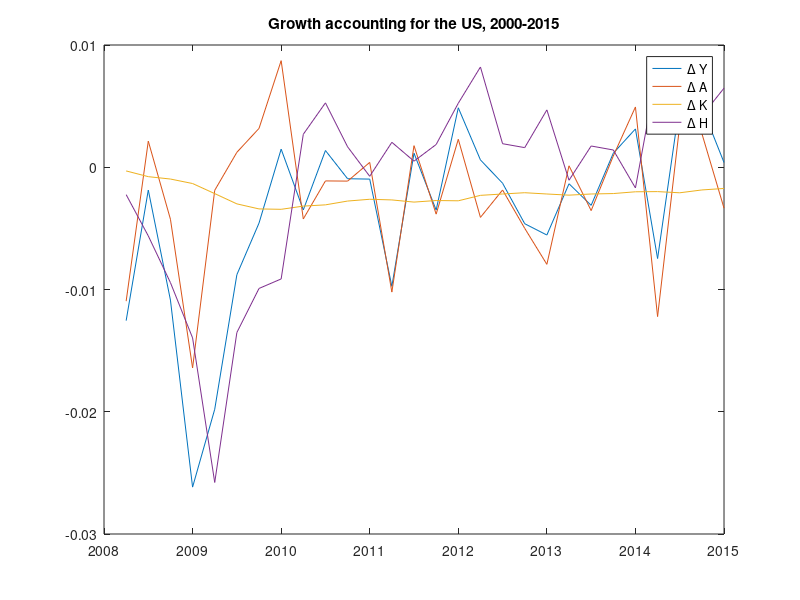

Source code (MATLAB):
clear all
close all
clc;
load worktemp.mat
delta = 1-(1-0.05)^(1/4);
alpha = 1/3; 
ypc = exp(worktemp.Y(:,1));
xpc = exp(worktemp.Y(:,2));
hpc = exp(worktemp.Y(:,3));


kss = mean(xpc)/delta;
kpc = ypc*NaN;
kpc(1) = kss;
for i = 1:size(ypc,1)-1
    kpc(i+1) = (1-delta)*kpc(i)+xpc(i);
end

dypc = diff(log(ypc));
dkpc = diff(log(kpc));
dhpc = diff(log(hpc));

dA = dypc-alpha*dkpc-(1-alpha)*dhpc;
% plot(xpc)
% plot(ypc)
% plot(hpc)

t = 1980.25:0.25:2015;
t0 = find(t==2008.25);

plot(t(t0:end)',dypc(t0-1:end)); hold on;
plot(t(t0:end)',dA(t0-1:end)); hold on;
plot(t(t0:end)',dkpc(t0-1:end)); hold on;
plot(t(t0:end)',dhpc(t0-1:end)); hold off;
legend('\Delta Y','\Delta A','\Delta K','\Delta H');
title('Growth accounting for the US, 2000-2015');


%%% o chari quer os dados sem ser per capita e sem ser detrended pela tech 
